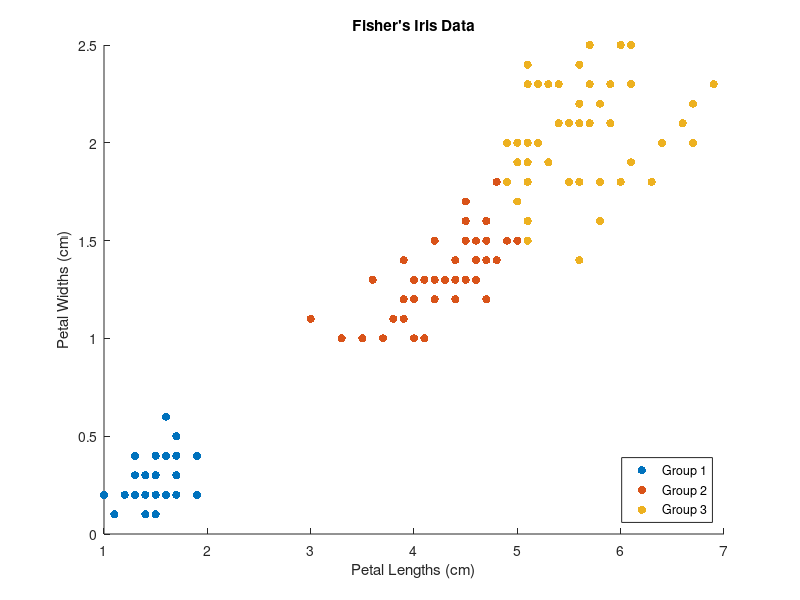
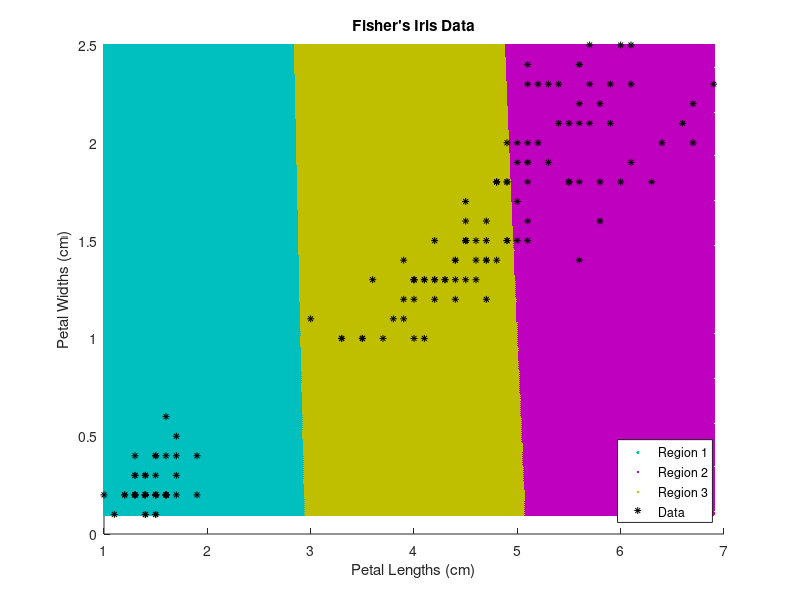

Write MATLAB code to recreate these figures, in order.
% % % % % % % % % % % % % % % % % % %
% Nickolaus White (CSCI410)
% % % % % % % % % % % % % % % % % % %


% Close command window, workspace, and all figure pop-ups
%--------------------------------------------------------------------
clc
clear all
close all
warning('off','all') % disable warning for matlabs version of k-kmeans

% Load in data
%--------------------------------------------------------------------
load fisheriris

% Assign data variables, additonal column for group type
%--------------------------------------------------------------------
Data = [meas(:,3:4) zeros(length(meas), 1)];

% Assigned clustering values by splitting data in thirds
k = 3; % 3 Initial Clusters
for i=1:length(Data)
    if (i <= length(Data)/k)
        Data(i,3:3) = 1;
    elseif (i <= length(Data)/k * 2)
        Data(i,3:3) = 2;
    elseif (i <= length(Data)) 
        Data(i,3:3) = 3;
    end
end


%--------------------------------------------------------------------
% PART ONE - K-Means Clustering From Book
%--------------------------------------------------------------------


% Calculate initial centroids
%--------------------------------------------------------------------
centroidGroupOneX = mean(Data(1:50, 1:1));
centroidGroupOneY = mean(Data(1:50, 2:2));
centroidGroupTwoX = mean(Data(51:100, 1:1));
centroidGroupTwoY = mean(Data(51:100, 2:2));
centroidGroupThreeX = mean(Data(101:150, 1:1));
centroidGroupThreeY = mean(Data(101:150, 2:2));

% Step through data and continously calculate centroids
%--------------------------------------------------------------------
recalcCentroids = 0;
i = 1;
while i <= length(Data)
    % Declare test variables
    X1 = Data(i,1:1);
    Y1 = Data(i,2:2);
    
    % Find distances from centroids
    euclideanDistance1 = sqrt((centroidGroupOneX - X1)^2 + (centroidGroupOneY - Y1)^2);
    euclideanDistance2 = sqrt((centroidGroupTwoX - X1)^2 + (centroidGroupTwoY - Y1)^2);
    euclideanDistance3 = sqrt((centroidGroupThreeX - X1)^2 + (centroidGroupThreeY - Y1)^2);

    % Calculate which class the test variable belongs to
    if (euclideanDistance1 < euclideanDistance2 ...
        && euclideanDistance1 < euclideanDistance3 ...
        && Data(i,3:3) ~= 1)
        
        % Set cluster grouping type
        Data(i,3:3) = 1;
        
        % Reasign centroid values
        recalcCentroids = 1; 

    elseif (euclideanDistance2 < euclideanDistance1 ...
            && euclideanDistance2 < euclideanDistance3 ...
            && Data(i,3:3) ~= 2)

        % Set cluster grouping type
        Data(i,3:3) = 2;
        
        % Reasign centroid values
        recalcCentroids = 1; 
        
    elseif (euclideanDistance3 < euclideanDistance1 ... 
            && euclideanDistance3 < euclideanDistance2 ...
            && Data(i,3:3) ~= 3)
        
        % Set cluster grouping type
        Data(i,3:3) = 3;
        
        % Reasign centroid values
        recalcCentroids = 1; 
        
    end
    
    % Recalculate centroid values if needed
    if (recalcCentroids == 1)
        idx = find(Data(:,3:3) == 1);
        centroidGroupOneX = mean(Data(idx,1:1));
        centroidGroupOneY = mean(Data(idx,2:2));
        
        idx = find(Data(:,3:3) == 2);
        centroidGroupTwoX = mean(Data(idx,1:1));
        centroidGroupTwoY = mean(Data(idx,2:2));
        
        idx = find(Data(:,3:3) == 3);
        centroidGroupThreeX = mean(Data(idx,1:1));
        centroidGroupThreeY = mean(Data(idx,2:2));
        
        % Reset i
        i = 0;
    end
    recalcCentroids = 0;
    i = i + 1;
end

% Display groupings of values
%--------------------------------------------------------------------
figure('NumberTitle', 'off', 'Name', 'Figure 1: Self-created K-means Clustering');

idx = find(Data(:,3:3) == 1);
scatter(Data(idx,1:1), Data(idx,2:2), 'filled');
hold on
idx = find(Data(:,3:3) == 2);
scatter(Data(idx,1:1), Data(idx,2:2), 'filled');
idx = find(Data(:,3:3) == 3);
scatter(Data(idx,1:1), Data(idx,2:2), 'filled');

title('Fisher''s Iris Data');
xlabel('Petal Lengths (cm)');
ylabel('Petal Widths (cm)');
legend('Group 1','Group 2','Group 3','Location','SouthEast');
hold off

% Display accuracy of program
%--------------------------------------------------------------------
accuracy = zeros(length(Data), 1);
for i=1:length(Data)
    if (Data(i,3:3) == 1 && strcmp(species{i}, 'setosa'))
        accuracy(i) = 1;
    elseif (Data(i,3:3) == 2 && strcmp(species{i}, 'versicolor'))
        accuracy(i) = 1;
    elseif (Data(i,3:3) == 3 && strcmp(species{i}, 'virginica'))
        accuracy(i) = 1;
    end
end

fprintf('%s\n','-----------------Self-Created K-Means-----------------');
fprintf('K-means Accuracy: %4.2f', (100 * sum(accuracy == 1)) / (length(Data)));
fprintf('%s\n\n', '%');


%--------------------------------------------------------------------
% PART TWO - K-Means Clustering From MATLAB
%--------------------------------------------------------------------


% Use the petal lengths and widths as predictors
X = meas(:,3:4);

% Cluster the data. Specify k = 3 clusters.
rng(1); % For reproducibility
[idx,C] = kmeans(X,3);

% Use kmeans to compute the distance from each centroid to points on a grid
x1 = min(X(:,1)):0.01:max(X(:,1));
x2 = min(X(:,2)):0.01:max(X(:,2));
[x1G,x2G] = meshgrid(x1,x2);
XGrid = [x1G(:),x2G(:)]; % Defines a fine grid on the plot

idx2Region = kmeans(XGrid,3,'MaxIter',1,'Start',C);

% Assign each node in the grid to the closest centroid
figure('NumberTitle', 'off', 'Name', 'Figure 2: MATLAB K-means Clustering');
gscatter(XGrid(:,1),XGrid(:,2),idx2Region,...
    [0,0.75,0.75;0.75,0,0.75;0.75,0.75,0],'..');
hold on;
plot(X(:,1),X(:,2),'k*','MarkerSize',5);
title 'Fisher''s Iris Data';
xlabel 'Petal Lengths (cm)';
ylabel 'Petal Widths (cm)'; 
legend('Region 1','Region 2','Region 3','Data','Location','SouthEast');
hold off;

% kmeans displays a warning stating that the algorithm did not converge, 
% which you should expect since the software only implemented one iteration.

% Report detailing my k-means vs. matlabs k-means
%--------------------------------------------------------------------
fprintf('%s\n','-----------------Report-----------------');
fprintf(['When comparing my scatter plot to the one created by MATLABs implementation, ', ...
'\nI found the groupings of each centroid to be identical. Both algorithms were \nable to predict ', ...  
'results accurately.']);
fprintf('\n\n');


%--------------------------------------------------------------------
% FUNCTIONS, END OF PROGRAM
%--------------------------------------------------------------------

          
% Save file contents
filename = 'A6_CSCI410_NickolausWhite.mat';
save(filename);

% Clear temporary variables
clearvars cv filename i idx k meas ...
          testOne testTwo trainOne trainTwo ...
          X1 X2 Y1 Y2 accuracy centroidGroupOneX ...
          centroidGroupOneY centroidGroupTwoX ...
          centroidGroupTwoY centroidGroupThreeX ...
          centroidGroupThreeY idx2Region recalcCentroids ...
          x1 x1G x2 x2G XGrid C euclideanDistance1 ...
          euclideanDistance2 euclideanDistance3
      
      
      
      